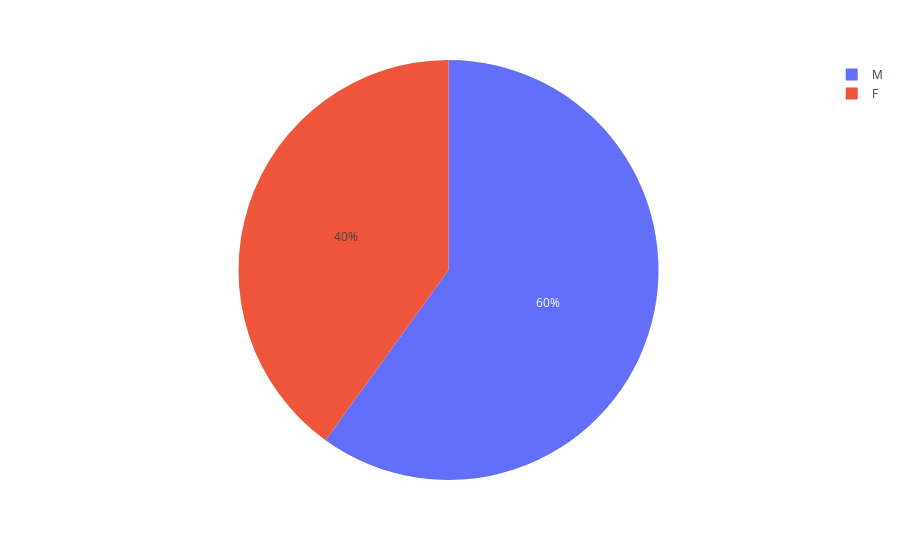

Source (notebook cell):
### Code cell
px.pie(qtd_por_sexo, names = qtd_por_sexo.index, values = qtd_por_sexo.values)

### Figure 1 — Plotly figure (JSON) as saved in the notebook; plotly's stock layout.template omitted (floating-point values rounded to 4 significant figures)
{"data": [{"domain": {"x": [0, 1], "y": [0, 1]}, "hovertemplate": "Sexo=%{label}<br>value=%{value}<extra></extra>", "labels": ["M", "F"], "legendgroup": "", "name": "", "showlegend": true, "type": "pie", "values": [5706, 3811]}], "layout": {"autosize": true, "legend": {"tracegroupgap": 0}, "margin": {"t": 60}}}
